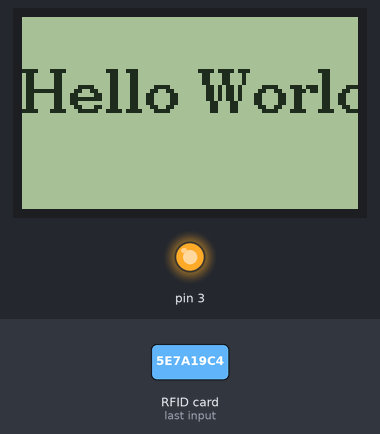
A program run on a simulated Arduino Nano, built with avr-gcc and run on an emulated ATmega328P. On the bench: 84×48 one-colour display, output pins drawn as LEDs (lit = HIGH). The inputs (shaded band) are chosen by the test bench. Pins used as bus, display or sensor lines are not drawn; what the program prints to the serial monitor is not drawn.

1.4 s: RFID card 5E 7A 19 C4 held to the reader
Above: at 2.8 s.
Timing chart, 0 to 4.4 s (numbered marks = the images above; inputs shaded):
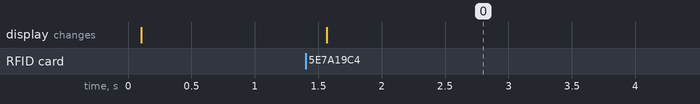

The program:

main.cpp
```cpp
#include <Arduino.h>
#include <stdint.h>
#include <U8g2lib.h>

/*
 * --------------------------------------------------------------------------------------------------------------------
 * Example sketch/program showing how to read data from a PICC to serial.
 * --------------------------------------------------------------------------------------------------------------------
 * This is a MFRC522 library example; for further details and other examples see: https://github.com/miguelbalboa/rfid
 *
 * Example sketch/program showing how to read data from a PICC (that is: a RFID Tag or Card) using a MFRC522 based RFID
 * Reader on the Arduino SPI interface.
 *
 * When the Arduino and the MFRC522 module are connected (see the pin layout below), load this sketch into Arduino IDE
 * then verify/compile and upload it. To see the output: use Tools, Serial Monitor of the IDE (hit Ctrl+Shft+M). When
 * you present a PICC (that is: a RFID Tag or Card) at reading distance of the MFRC522 Reader/PCD, the serial output
 * will show the ID/UID, type and any data blocks it can read. Note: you may see "Timeout in communication" messages
 * when removing the PICC from reading distance too early.
 *
 * If your reader supports it, this sketch/program will read all the PICCs presented (that is: multiple tag reading).
 * So if you stack two or more PICCs on top of each other and present them to the reader, it will first output all
 * details of the first and then the next PICC. Note that this may take some time as all data blocks are dumped, so
 * keep the PICCs at reading distance until complete.
 *
 * @license Released into the public domain.
 *
 * Typical pin layout used:
 * -----------------------------------------------------------------------------------------
 *             MFRC522      Arduino       Arduino   Arduino    Arduino          Arduino
 *             Reader/PCD   Uno/101       Mega      Nano v3    Leonardo/Micro   Pro Micro
 * Signal      Pin          Pin           Pin       Pin        Pin              Pin
 * -----------------------------------------------------------------------------------------
 * RST/Reset   RST          9             5         D9         RESET/ICSP-5     RST
 * SPI SS      SDA(SS)      10            53        D10        10               10
 * SPI MOSI    MOSI         11 / ICSP-4   51        D11        ICSP-4           16
 * SPI MISO    MISO         12 / ICSP-1   50        D12        ICSP-1           14
 * SPI SCK     SCK          13 / ICSP-3   52        D13        ICSP-3           15
 */

#include <SPI.h>
#include <MFRC522.h>

#define RST_PIN         9          // Configurable, see typical pin layout above
#define SS_PIN          10         // Configurable, see typical pin layout above

MFRC522 mfrc522(SS_PIN, RST_PIN);  // Create MFRC522 instance

U8G2_PCD8544_84X48_1_4W_SW_SPI u8g2(U8G2_R0, /* clock=*/ 8, /* data=*/ 7, /* cs=*/ 6, /* dc=*/ 5, /* reset=*/ 4);

void setup() {
	Serial.begin(9600);		// Initialize serial communications with the PC
	while (!Serial);		// Do nothing if no serial port is opened (added for Arduinos based on ATMEGA32U4)
	SPI.begin();			// Init SPI bus
	mfrc522.PCD_Init();		// Init MFRC522
	delay(4);				// Optional delay. Some board do need more time after init to be ready, see Readme
	mfrc522.PCD_DumpVersionToSerial();	// Show details of PCD - MFRC522 Card Reader details
	Serial.println(F("Scan PICC to see UID, SAK, type, and data blocks..."));

	pinMode(7, OUTPUT);
  	digitalWrite(7, 0);

	pinMode(3, OUTPUT);
  	digitalWrite(3, 1);

	u8g2.begin();
}

void swap(char *a, char *b) {
	char i = *a;
	*a = *b;
	*b = i;
}

/* A utility function to reverse a string  */
void reverse(char str[], int length)
{
    int start = 0;
    int end = length -1;
    while (start < end)
    {
        swap(str+start, str+end);
        start++;
        end--;
    }
}

// Implementation of itoa()
char* mitoa(u32 num, char* str, int base)
{
    int i = 0;
    bool isNegative = false;

    /* Handle 0 explicitely, otherwise empty string is printed for 0 */
    if (num == 0)
    {
        str[i++] = '0';
        str[i] = '\0';
        return str;
    }

    // In standard itoa(), negative numbers are handled only with
    // base 10. Otherwise numbers are considered unsigned.
    if (num < 0 && base == 10)
    {
        isNegative = true;
        num = -num;
    }

    // Process individual digits
    while (num != 0)
    {
        int rem = num % base;
        str[i++] = (rem > 9)? (rem-10) + 'a' : rem + '0';
        num = num/base;
    }

    // If number is negative, append '-'
    if (isNegative)
        str[i++] = '-';

    str[i] = '\0'; // Append string terminator

    // Reverse the string
    reverse(str, i);

    return str;
}

void loop() {
	// Reset the loop if no new card present on the sensor/reader. This saves the entire process when idle.
	if ( ! mfrc522.PICC_IsNewCardPresent()) {
		return;
	}

	// Select one of the cards
	if ( ! mfrc522.PICC_ReadCardSerial()) {
		return;
	}

	// Dump debug info about the card; PICC_HaltA() is automatically called
	//mfrc522.PICC_DumpToSerial(&(mfrc522.uid));

	Serial.print(F("Card UID LOOOL:"));
	if (mfrc522.uid.size == 4) {
		byte bytes[4];
		for (int i = 0; i < 4; i++) {
			bytes[i] = mfrc522.uid.uidByte[i];
		}
		u32 number = (*(u32 *) bytes);

		char buf[20];
		mitoa(number, buf, 10);
		Serial.println(buf);

	} else {
		Serial.println("FAIL");
	}
	//for (byte i = 0; i < mfrc522.uid.size; i++) {
		//if(mfrc522.uid.uidByte[i] < 0x10)
		//	Serial.print(F(" 0"));
		//else
		//	Serial.print(F(" "));

		//u8 bytes[4];

		//Serial.print(mfrc522.uid.uidByte[i], HEX);
	//}
	//Serial.println(mfrc522.uid.uidByte);

	u8g2.firstPage();
	do {
		u8g2.setFont(u8g2_font_ncenB10_tr);
		u8g2.drawStr(0,24,"Hello World!");
	} while ( u8g2.nextPage() );
}
```

Measured:
- after the input at 1.4 s, the display: changes after 0.17 s (image 0)
